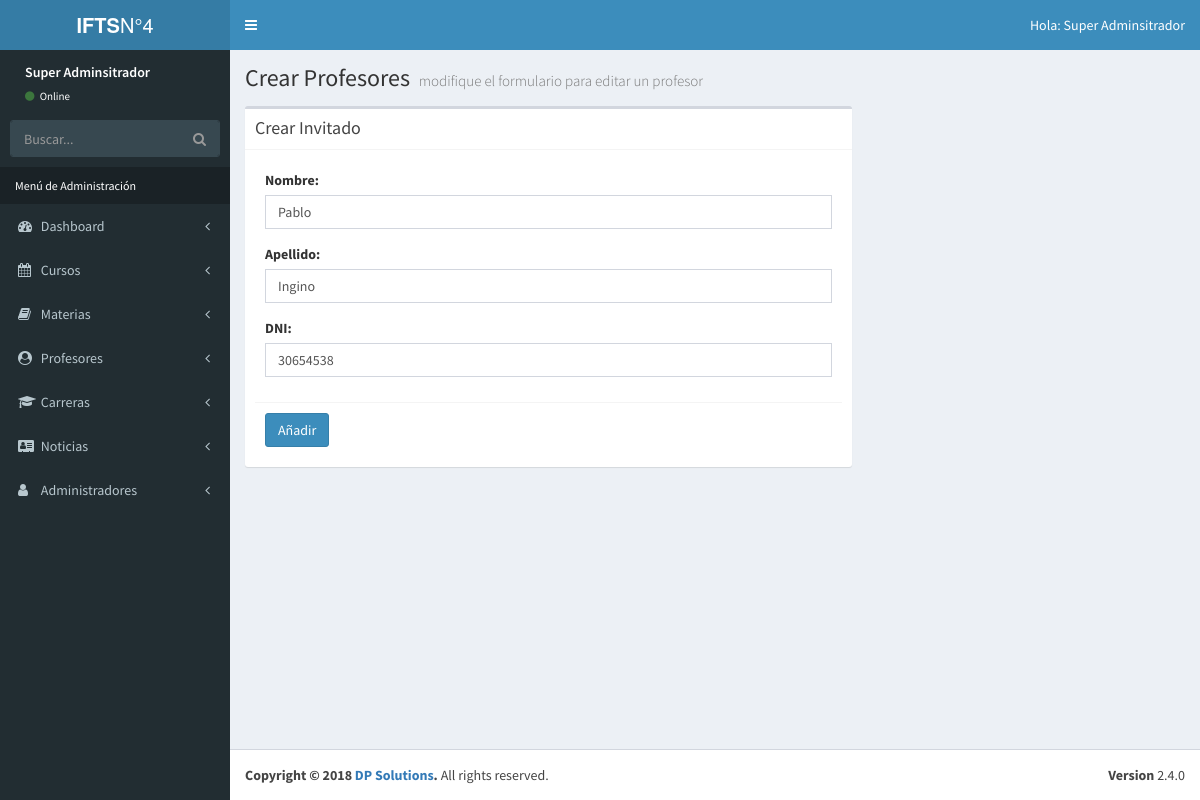
/admin/editar-profesor.php?id=1 (signed in), run on the app's committed database.
### tables this page shows
CREATE TABLE `profesores` (
  `idProfesor` int(11) NOT NULL,
  `nombreProfesor` varchar(50) NOT NULL,
  `apellidoProfesor` varchar(50) NOT NULL,
  `dniProfesor` int(11) DEFAULT NULL
);

### admin/editar-profesor.php (the view, shortened to what this page needs)
<?php
        $id = $_GET['id'];
        include_once 'templates/header.php';
        include_once 'funciones/funciones.php';
        include_once 'templates/barra.php';
        include_once 'templates/navegacion.php';
?>
  <div class="content-wrapper">
    <section class="content-header">
      <h1>
        Crear Profesores
        <small>modifique el formulario para editar un profesor</small>
      </h1>
    </section>
        <div class="row">
                <div class="col-md-8">
                <section class="content">
                  <div class="box">
                    <div class="box-header with-border">
                      <h3 class="box-title">Crear Invitado</h3>
                    </div>
                    <div class="box-body">
                        <?php
                            $sql = "SELECT * FROM profesores WHERE idProfesor = $id ";
                            $resultado = $conn->query($sql);
                            $profesor = $resultado->fetch_assoc();
                        ?>
                        <form role="form" name="guardar-registro" id="guardar-registro-archivo" method="post" action="modelo-profesor.php" enctype="multipart/form-data">
                              <div class="box-body">
                                    <div class="form-group">
                                          <label for="nombre_invitado">Nombre:</label>
                                          <input type="text" class="form-control" id="nombre_invitado" name="nombre_profesor" placeholder="Nombre" value="<?php echo $profesor['nombreProfesor']; ?>">
                                    </div>
                                    <div class="form-group">
                                          <label for="apellido_profesor">Apellido:</label>
                                          <input type="text" class="form-control" id="apellido_profesor" name="apellido_profesor" placeholder="Apellido" value="<?php echo $profesor['apellidoProfesor']; ?>">
                                    </div>
                                    <div class="form-group">
                                      <label for="dni_profesor">DNI: </label>
                                      <input type="number" class="form-control" id="dni_profesor" name="dni_profesor" placeholder="DNI" value="<?php echo $profesor['dniProfesor']; ?>" >
                                    </div>
                              </div>
                              <div class="box-footer">
                                  <button type="submit" class="btn btn-primary" id="crear_registro">Añadir</button>
                              </div>
                        </form>
                    </div>
                  </div>
                </section>
                </div>
        </div>
  </div>
  <?php
          include_once 'templates/footer.php';
  ?>

### data on the page
profesores: nombre_profesor "Pablo", apellido_profesor "Ingino", dni_profesor "30654538"

### other printed values
$_SESSION['nombre'] "Super Adminsitrador"
